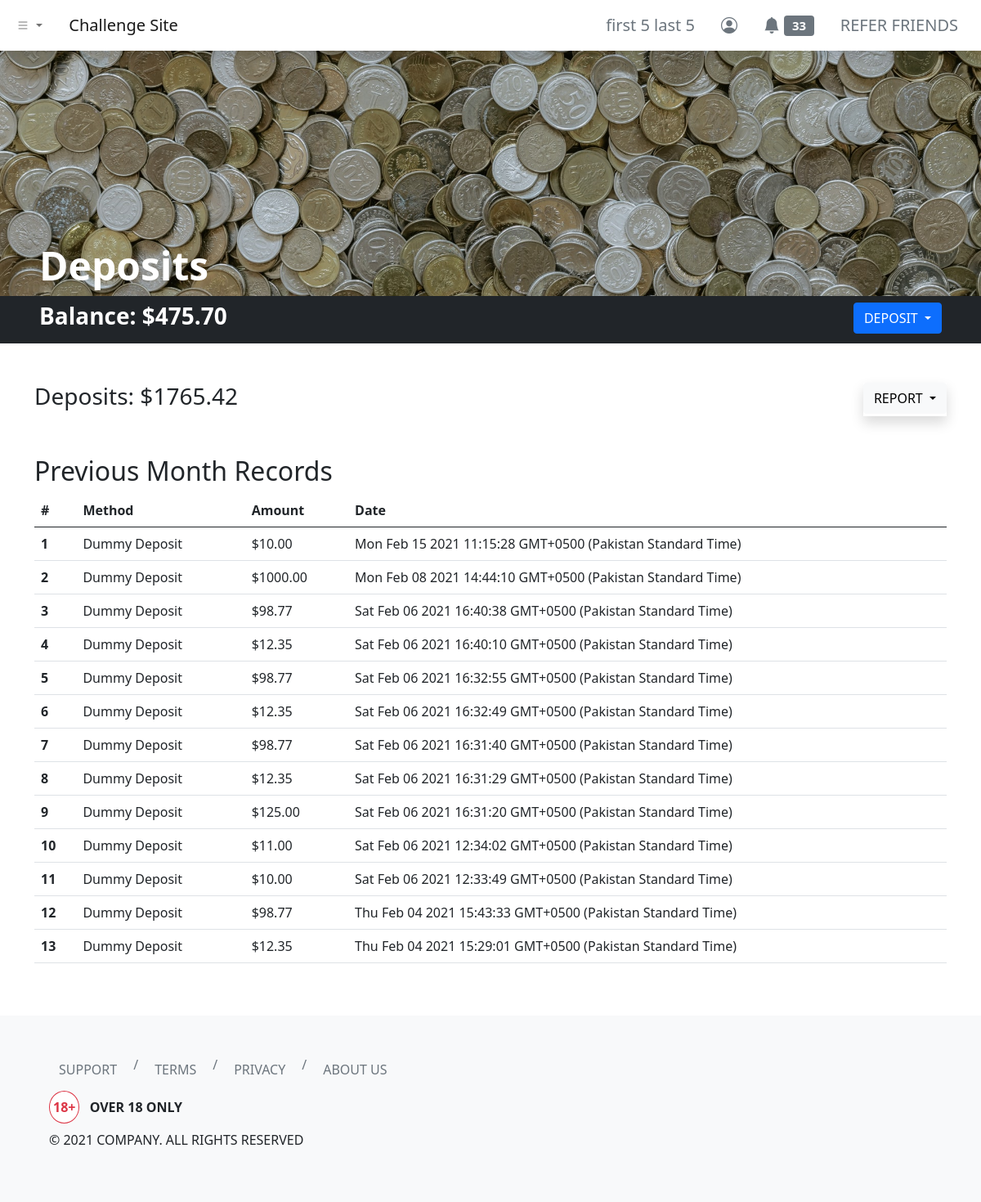
Page /dashboard/deposits/?report-filter=previous-month (signed in) on the committed database.
### tables this page shows
CREATE TABLE `users` (
  `id` int(11) NOT NULL,
  `username` varchar(255) NOT NULL,
  `first_name` varchar(255) NOT NULL,
  `last_name` varchar(255) NOT NULL,
  `email` varchar(255) NOT NULL,
  `user_password` varchar(255) NOT NULL,
  `balance` decimal(65,30) UNSIGNED NOT NULL DEFAULT 0.000000000000000000000000000000,
  `skill_points` int(11) NOT NULL
);

CREATE TABLE `deposit_log` (
  `deposit_id` int(11) NOT NULL,
  `deposit_by` int(11) NOT NULL,
  `method` varchar(255) NOT NULL,
  `amount` decimal(65,30) UNSIGNED NOT NULL,
  `client_date` varchar(255) NOT NULL,
  `server_timestamp` timestamp NOT NULL DEFAULT current_timestamp()
);

### php-apis/clean-input.php (called while the page is built)
<?php
function clean_input($data)
{
    $data = trim($data);
    $data = stripslashes($data);
    $data = htmlspecialchars($data);
    return $data;
}

### dashboard/deposits/index.php (the view, shortened to what this page needs)
<?php
include '../../header.php';
?>
<link rel="stylesheet" href="./index.css">
<div class="hero bg-dark d-flex align-items-end px-5">
    <h1 class="text-white display-5 fw-bold">Deposits</h1>
</div>
<div class="container-fluid bg-dark py-2 px-5">
    <div class="row">
        <div class="col d-flex justify-content-between">
            <h3 class="text-white fw-bold">Balance:
                <?php
                include_once '../../php-apis/db-config.php';
                include_once '../../php-apis/clean-input.php';
                $user_id = $_SESSION['id'];
                $sql3 = "SELECT * FROM users WHERE id=$user_id";
                $result3 = mysqli_query($conn, $sql3);
                if (mysqli_num_rows($result3) > 0) {
                    while ($row3 = mysqli_fetch_assoc($result3)) {
                        echo '$' . number_format($row3['balance'], 2, '.', '');
                    }
                } else {
                    header("Location: ../../php-apis/logout.php");
                    die();
                }
                ?>
            </h3>
            <div class="dropdown">
                <button class="btn btn-primary dropdown-toggle text-uppercase" type="button" data-bs-toggle="dropdown" aria-expanded="false">
                    Deposit
                </button>
            </div>
        </div>
    </div>
</div>
<div class="container my-5">
    <div class="row">
        <div class="col">
            <h3>Deposits:
                <?php
                $sql = "SELECT SUM(amount) AS depositSum FROM deposit_log WHERE deposit_by = $user_id";
                $result = mysqli_query($conn, $sql);
                if (mysqli_num_rows($result) > 0) {
                    while ($row = mysqli_fetch_assoc($result)) {
                        echo '$' . number_format($row['depositSum'], 2, '.', '');
                    }
                } else {
                    echo "$0.00";
                }
                ?>
            </h3>
        </div>
        <div class="col d-flex">
            <div class="dropdown shadow ms-auto">
                <button class="btn btn-light dropdown-toggle text-uppercase" type="button" data-bs-toggle="dropdown" aria-expanded="false">
                    Report
                </button>
            </div>
        </div>
    </div>
</div>
<div class="container my-5">
    <div class="row">
        <div class="col">
            <h2 class="text-capitalize"><?php echo (isset($_GET['report-filter']) && !empty($_GET['report-filter'])) ? (str_replace("-", " ", mysqli_real_escape_string($conn, clean_input($_GET['report-filter'])))) : ("All") ?> Records</h2>
            <table class="table">
                <thead>
                    <tr>
                        <th scope="col">#</th>
                        <th scope="col">Method</th>
                        <th scope="col">Amount</th>
                        <th scope="col">Date</th>
                    </tr>
                </thead>
                <tbody>
                    <?php
                    if (isset($_GET['report-filter']) && !empty($_GET['report-filter'])) {
                        $reportFilter = mysqli_real_escape_string($conn, clean_input($_GET["report-filter"]));
                        switch ($reportFilter) {
                            case "previous-month":
                                $sql2 = "SELECT * FROM deposit_log WHERE YEAR(server_timestamp) = YEAR(CURRENT_DATE() - INTERVAL 1 MONTH) AND MONTH(server_timestamp) = MONTH(CURRENT_DATE() - INTERVAL 1 MONTH) AND deposit_by = $user_id ORDER BY server_timestamp DESC";
                                break;
                        }
                    } else {
                        $sql2 = "SELECT * FROM deposit_log WHERE deposit_by = $user_id ORDER BY server_timestamp DESC";
                    }
                    $result2 = mysqli_query($conn, $sql2);
                    if (mysqli_num_rows($result2) > 0) {
                        $count = 1;
                        while ($row2 = mysqli_fetch_assoc($result2)) {
                    ?>
                            <tr>
                                <th scope="row"><?php echo $count; ?></th>
                                <td><?php echo $row2['method']; ?></td>
                                <td><?php echo '$' . number_format($row2['amount'], 2, '.', ''); ?></td>
                                <td><?php echo $row2['client_date']; ?></td>
                            </tr>
                        <?php
                            $count++;
                        }
                    } else {
                        ?>
                        <tr>
                            <td colspan="4" class="text-center text-danger">No Records Found!</td>
                        </tr>
                    <?php } ?>
                </tbody>
            </table>
        </div>
    </div>
</div>
<?php
include '../../footer.php';
?>

### header.php (shortened to what this page needs)
<?php
function urlPrefix()
{
    if (basename(getcwd()) === basename(__DIR__)) {
        return './';
    } elseif (basename(dirname(getcwd())) === basename(__DIR__)) {
        return '../';
    } elseif (basename(dirname(dirname(getcwd()))) === basename(__DIR__)) {
        return '../../';
    } elseif (basename(dirname(dirname(dirname(getcwd())))) === basename(__DIR__)) {
        return '../../../';
    } else {
        return './';
    }
}
?>
<!DOCTYPE html>
<html lang="en">
<head>
    <link href="https://cdn.jsdelivr.net/npm/bootstrap@5.0.0-beta2/dist/css/bootstrap.min.css" rel="stylesheet">
    <link rel="stylesheet" href="https://cdn.jsdelivr.net/npm/bootstrap-icons@1.3.0/font/bootstrap-icons.css">
</head>
<body>
    <nav class="navbar navbar-expand-sm navbar-light bg-white shadow">
        <div class="container-fluid">
            <ul class="navbar-nav me-4">
                <li class="nav-item dropdown">
                    <a class="nav-link dropdown-toggle" href="#" id="navbarDropdownMenuLink" role="button" data-bs-toggle="dropdown" aria-expanded="false">
                        <i class="bi bi-list"></i>
                    </a>
                </li>
            </ul>
            <a class="navbar-brand" href="<?php echo urlPrefix(); ?>">Challenge Site</a>
            <div class="collapse navbar-collapse" id="navbarNavDropdown">
                <ul class="navbar-nav ms-auto">
                    <?php if (isset($_SESSION['id'])) { ?>
                        <li class="nav-item">
                            <a class="btn btn-lg btn-outline-secondary border-0" aria-current="page" href="<?php echo urlPrefix() . 'dashboard/profile/'; ?>">
                                <?php
                                include_once urlPrefix() . 'php-apis/db-config.php';
                                $user_id = $_SESSION['id'];
                                $sql = "SELECT * FROM users WHERE id=$user_id";
                                $result = mysqli_query($conn, $sql);
                                if (mysqli_num_rows($result) > 0) {
                                    while ($row = mysqli_fetch_assoc($result)) {
                                        echo $row['first_name'] . ' ' . $row['last_name'];
                                    }
                                } else {
                                    header("Location: " . urlPrefix() . "php-apis/logout.php");
                                    die();
                                }
                                ?>
                            </a>
                        </li>
                        <li class="nav-item">
                            <a class="btn btn-lg btn-outline-secondary border-0" aria-current="page" href="<?php echo urlPrefix() . 'dashboard/profile/'; ?>"><i class="bi bi-person-circle"></i></a>
                        </li>
                        <li class="nav-item">
                            <a class="btn btn-lg btn-outline-secondary border-0" aria-current="page" href="<?php echo urlPrefix() . 'dashboard/notifications/'; ?>">
                                <i class="bi bi-bell-fill"></i>
                                <span class="badge bg-secondary">
                                    <?php
                                    $sql2 = "SELECT COUNT(*) AS unread_notifs FROM notifications WHERE notif_for = $user_id AND notif_status = 'unread'";
                                    $result2 = mysqli_query($conn, $sql2);
                                    if (mysqli_num_rows($result2) > 0) {
                                        while ($row2 = mysqli_fetch_assoc($result2)) {
                                            echo $row2['unread_notifs'];
                                        }
                                    } else {
                                        echo "0";
                                    }
                                    ?>
                                </span>
                            </a>
                        </li>
                        <li class="nav-item">
                            <a class="btn btn-lg btn-outline-secondary border-0" aria-current="page" href="<?php echo urlPrefix() . 'dashboard/refer/'; ?>">REFER FRIENDS</a>
                        </li>
                    <?php } else { ?>
                        <li class="nav-item">
                            <a class="btn btn-lg btn-outline-secondary border-0" aria-current="page" href="<?php echo urlPrefix() . 'login/'; ?>">ENTER</a>
                        </li>
                    <?php } ?>
                </ul>
            </div>
        </div>
    </nav>

### dashboard/deposits/index.css (style rules this page uses)
.hero { background-image: url('../../images/pawel-czerwinski-PtHP1wFSSYI-unsplash.jpg'); background-position: center; background-repeat: no-repeat; background-size: cover; min-height: 300px; }

### rows in the picture
users: first_name "first 5", last_name "last 5", balance "475.70"
deposit_log: method "Dummy Deposit", amount "10.00", client_date "Mon Feb 15 2021 11:15:28 GMT+0500 (Pakistan Standard Time)"
deposit_log: method "Dummy Deposit", amount "1000.00", client_date "Mon Feb 08 2021 14:44:10 GMT+0500 (Pakistan Standard Time)"
deposit_log: method "Dummy Deposit", amount "98.77", client_date "Sat Feb 06 2021 16:40:38 GMT+0500 (Pakistan Standard Time)"
deposit_log: method "Dummy Deposit", amount "12.35", client_date "Sat Feb 06 2021 16:40:10 GMT+0500 (Pakistan Standard Time)"
deposit_log: method "Dummy Deposit", amount "98.77", client_date "Sat Feb 06 2021 16:32:55 GMT+0500 (Pakistan Standard Time)"
deposit_log: method "Dummy Deposit", amount "12.35", client_date "Sat Feb 06 2021 16:32:49 GMT+0500 (Pakistan Standard Time)"
deposit_log: method "Dummy Deposit", amount "98.77", client_date "Sat Feb 06 2021 16:31:40 GMT+0500 (Pakistan Standard Time)"
deposit_log: method "Dummy Deposit", amount "12.35", client_date "Sat Feb 06 2021 16:31:29 GMT+0500 (Pakistan Standard Time)"
deposit_log: method "Dummy Deposit", amount "125.00", client_date "Sat Feb 06 2021 16:31:20 GMT+0500 (Pakistan Standard Time)"
deposit_log: method "Dummy Deposit", amount "11.00", client_date "Sat Feb 06 2021 12:34:02 GMT+0500 (Pakistan Standard Time)"
deposit_log: method "Dummy Deposit", amount "10.00", client_date "Sat Feb 06 2021 12:33:49 GMT+0500 (Pakistan Standard Time)"
deposit_log: method "Dummy Deposit", amount "98.77", client_date "Thu Feb 04 2021 15:43:33 GMT+0500 (Pakistan Standard Time)"
deposit_log: method "Dummy Deposit", amount "12.35", client_date "Thu Feb 04 2021 15:29:01 GMT+0500 (Pakistan Standard Time)"

### other values in the picture
$row2['unread_notifs'] "33"
$row['depositSum'] "1765.42"
